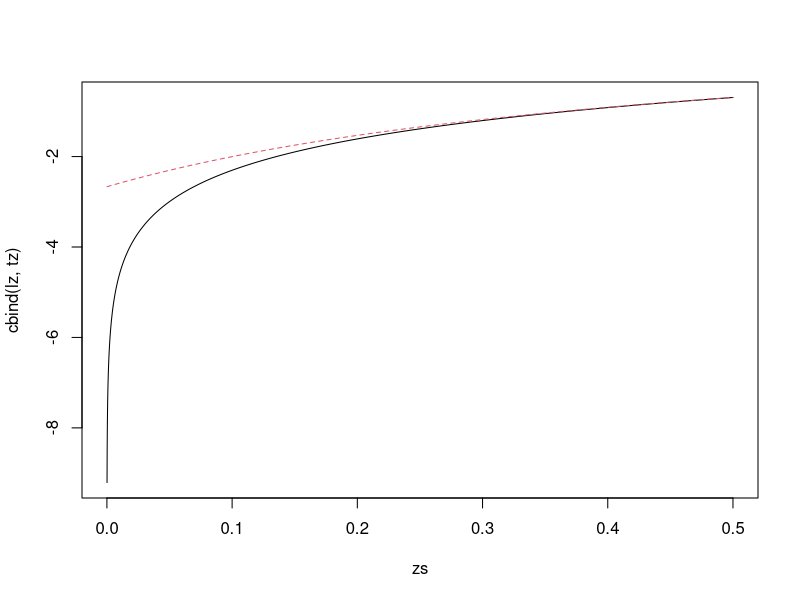

Reproduce this figure in R.
zs <- (1:5000)/10000

lz <- log(zs)
tz <- (zs-1) - (zs-1)^2/2 + (zs-1)^3/3
tz <- 2 * ( (zs-1)/(zs+1)  + (1/3) * ( (zs-1)/(zs+1) )^3 + (1/5) *( (zs-1)/(zs+1) )^5 + (1/7) * ( (zs-1)/(zs+1) )^7) 
tz <- 2 * ( (zs-1)/(zs+1)  + (1/3) * ( (zs-1)/(zs+1) )^3)
matplot(zs, cbind(lz,tz), type = "l")

max(abs(lz - tz)[zs >= 0.001 & zs < 0.5])
